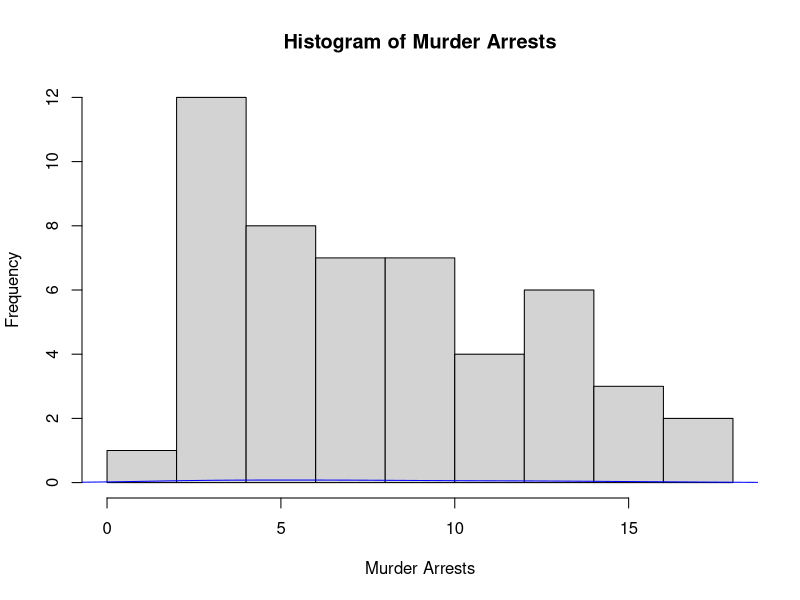
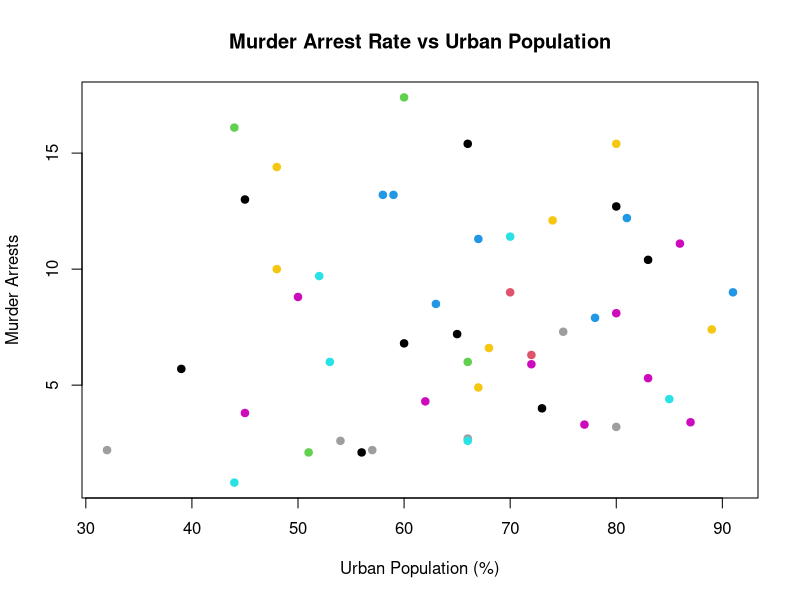
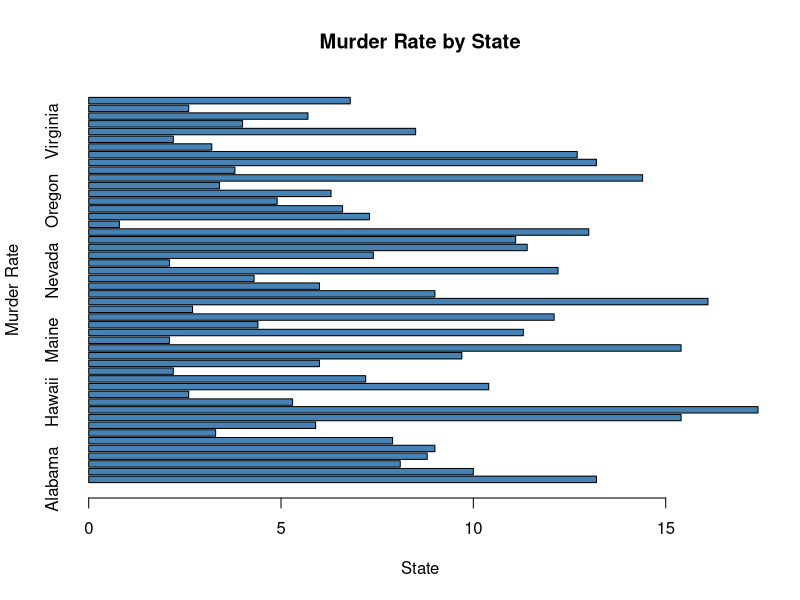

R code for these plots, in order:
# Load the USArrests dataset
data(USArrests)

# (i) a. Explore the summary of the dataset
summary(USArrests)
sapply(USArrests, class)
sapply(USArrests, length)

# b. State with the largest total number of rape
largest_rape_state <- rownames(USArrests)[which.max(USArrests$Rape)]
cat("State with the largest total number of rape:", largest_rape_state, "\n")

# c. States with max and min crime rates for murder
max_murder_state <- rownames(USArrests)[which.max(USArrests$Murder)]
min_murder_state <- rownames(USArrests)[which.min(USArrests$Murder)]
cat("State with max crime rate for murder:", max_murder_state, "\n")
cat("State with min crime rate for murder:", min_murder_state, "\n")

# (ii) a. Find the correlation among the features
correlation_matrix <- cor(USArrests)
print(correlation_matrix)

# b. States with assault arrests more than median
median_assault <- median(USArrests$Assault)
high_assault_states <- rownames(USArrests)[USArrests$Assault > median_assault]
cat("States with assault arrests more than median:", high_assault_states, "\n")

# c. States in the bottom 25% of murder
bottom_25_murder <- rownames(USArrests)[USArrests$Murder <= quantile(USArrests$Murder, 0.25)]
cat("States in the bottom 25% of murder:", bottom_25_murder, "\n")

# (iii) a. Create histogram and density plot of murder arrests
hist(USArrests$Murder, main = "Histogram of Murder Arrests", xlab = "Murder Arrests")
lines(density(USArrests$Murder), col = "blue")

# b. Scatter plot showing relationship between murder arrest rate and urban population
plot(USArrests$UrbanPop, USArrests$Murder, xlab = "Urban Population (%)", ylab = "Murder Arrests",
     main = "Murder Arrest Rate vs Urban Population", col = USArrests$Assault, pch = 19)

# c. Bar graph to show murder rate for each state
barplot(USArrests$Murder, names.arg = rownames(USArrests), main = "Murder Rate by State",
        xlab = "State", ylab = "Murder Rate", col = "steelblue", horiz = TRUE)

